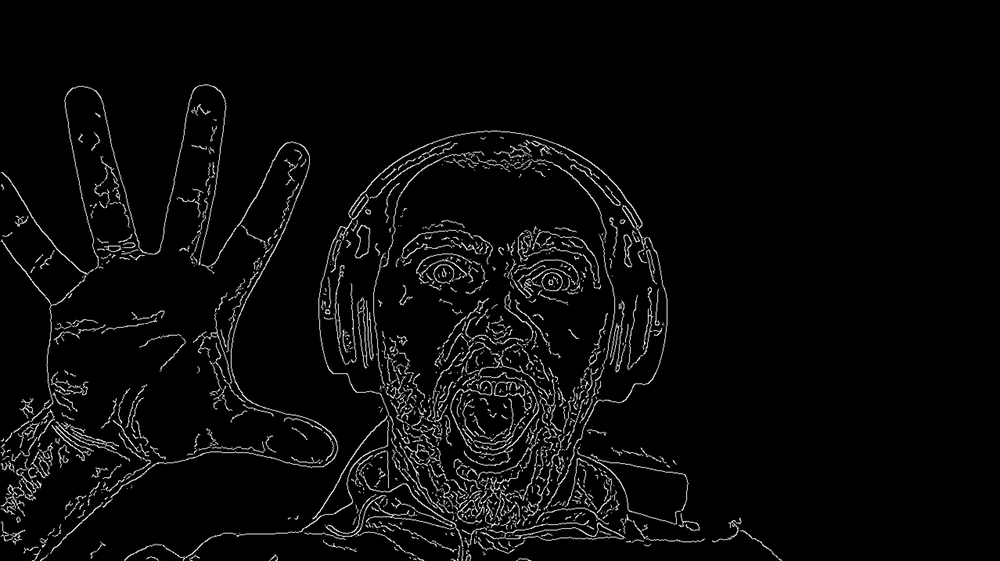
//> input picture img/example.png, 1000 x 561 px, shrunk from 2556 x 1434 before the run, given in place of the camera
$ ./main   (built with g++ and OpenCV 4)
//> lines starting //> are read from the running program, lines starting //| are printed output that depends on the picture; after the words box and inside, x2 and y2 are one past the last pixel; in counts of white or black regions, pixels touching at a corner belong together
#include <iostream>
#include <opencv2/core/core.hpp>
#include <opencv2/highgui/highgui.hpp>
#include <opencv2/imgproc.hpp>

using namespace std;

int main(int argc, char** argv)
{
    cv::VideoCapture cap(0);
    if(!cap.isOpened())
        return -1;


    cv::Mat edges;
    cv::namedWindow("edges",1);
    for(;;)
    {
        cv::Mat frame;
        cap >> frame; // get a new frame from camera
//> frame is the input picture: 561 rows x 1000 cols, CV_8UC3; min 0, max 255, mean 9.4
        cv::cvtColor(frame, edges, CV_BGR2GRAY);
        cv::GaussianBlur(edges, edges, cv::Size(7,7), 1.5, 1.5);
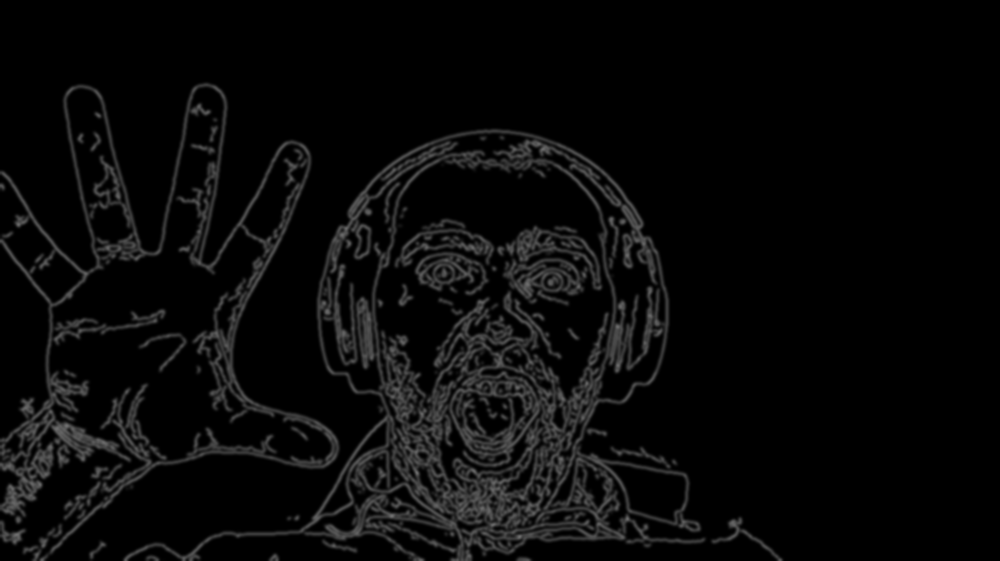
//> edges: 561 rows x 1000 cols, CV_8UC1; min 0, max 111, mean 9.4
        cv::Canny(edges, edges, 0, 30, 3);
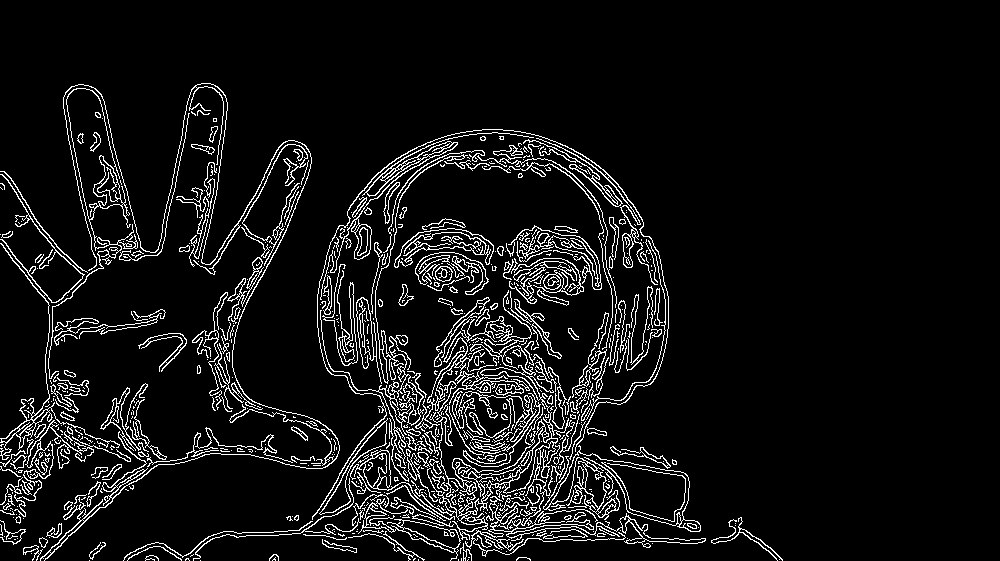
//> edges: 561 rows x 1000 cols, CV_8UC1; 7.5% white in thin lines or dots, all inside (x1, y1, x2, y2) = (0, 83, 783, 561)
        imshow("edges", edges);
        if(cv::waitKey(30) >= 0) break;
//> the Esc key is pressed
    }
    return 0;
}
